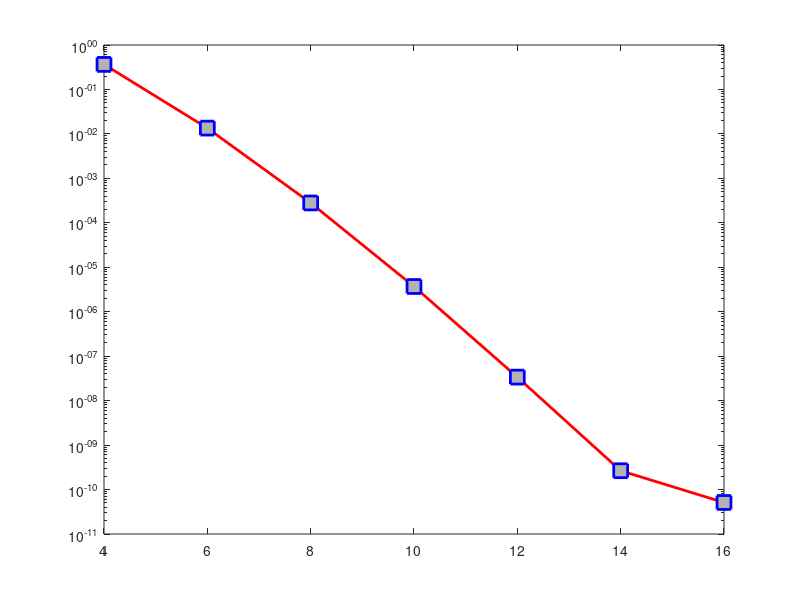

This figure's MATLAB source:
%----------------------------------------------------------------
%  We want to solve | u''(x)+u(x)=f(x) s.t 0<x<1 by collocation method
%                   |
%                   | u(0)=0,  u(1)=0
%----------------------------------------------------------------
clear
clc
format shorte
V = [4 6 8 10 12 14 16];
E = zeros(length(V),1);
for k=1:length(V)
    n = V(k);
    h = 1/n;
    x = 0:h:1;
    N = length(x);
    %% Basis function
    phi = @(x,j) (1+x).^(j); %- x.^(j+1);
    dxphi = @(x,j) j*(1+x).^(j-1);
    dxxphi = @(x,j) (j)*(j-1).*(1+x).^(j-2); %- j*(j+1).*x.^(j-1);
    %% Matrices
    A = zeros(N);
    D = zeros(N);
    M = zeros(N);
    for i=1:N
        for j=1:N
            A(i,j) = dxxphi(x(i),j);
            D(i,j) = dxphi(x(i),j);
            M(i,j) = phi(x(i),j);
        end
    end
    %%
    u = @(x) sin(pi.*x);
    f = @(x) (1-pi^2).*sin(pi.*x);
    
    F = [pi;f(x(2:end-1)');-pi];
    H = A+M;
    H(1,:) = D(1,:);
    H(end,:) = D(end,:);
    C = H\F;
    U = M*C;
    E(k) = norm(U-u(x'),inf);
end
%% Plot
semilogy(V,E,'-rs',...
    'LineWidth',2,...
    'MarkerSize',10,...
    'MarkerEdgeColor','b',...
    'MarkerFaceColor',[0.7,0.7,0.7])
